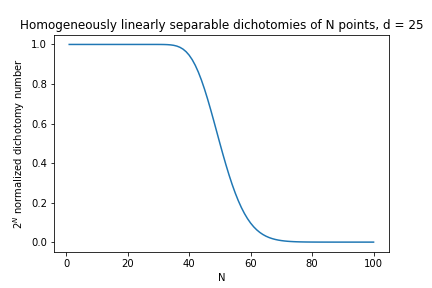

Reproduce this figure in Python.
import numpy as np
import scipy.special

import matplotlib.pyplot as plt


class FunctionCounting(object):   

    """Plot the number of homogeneously linearly separable dichotomies of N points 
    in general position in Euclidean d-space for d = 25 as a function of N. 
    Put N on the horizontal axis, and let N range from 1 to 100. 
    Normalise the vertical axis by the total number of dichotomies 2^N. 
    Hint: take care with how Cover defines the binomial coefficient

    Calculate the number of homogeneously linearly separable dichotomies 
    for given number of points N in Euclidean d-space following the equation (5) in 
    Geometrical and Statistical Properties of Systems of Linear Inequalities 
    with Applications in Pattern Recognition, IEEE Trans. 
    Electron. Comput., T. Cover, 1965.

    Since the calculated ones are very off, 
    a method with the default bionomial coefficients is also included.
    """

    def __init__(self, N_start, N_end, d):
        """Get the Ns and ks"""
        self.N_start = N_start
        self.N_end = N_end
        self.N_range = range(self.N_start, self.N_end+1)
        self.Ns = np.arange(self.N_start, self.N_end+1)
        self.d = d
        self.ks = np.arange(d)

    def get_coeff(self, s, k):
        """Get the binomial coefficients comprising (N, d) defined for
        all real s and integer k in equation 6"""
        # print("k = {0}".format(k))
        if k > 0:
            num = np.prod(s - np.arange(k))
            # print(s - np.arange(k), num, num/np.math.factorial(k))
            return num/np.math.factorial(k)
        elif k == 0:
            # print(s*(s+1), s*(s+1)/np.math.factorial(k))
            return s*(s+1)/np.math.factorial(k)
        else:
            print("The current version is not considering k < 0")

    def get_C(self, N):
        """Calculate the homogeneously linearly separable dichotomies 
        of N points in general position in Euclidean d-space
        in equation 5 with 2^N normalization"""
        return 2*np.sum(np.array([self.get_coeff(N-1, k) for k in self.ks]))/(2**N)

    def get_Cs(self):
        """Get the array of the homogeneously linearly separable dichotomies 
        of N points in general position in Euclidean d-space
        in equation 5"""
        return np.array([self.get_C(N) for N in self.Ns])

    def default_Cs(self):
        """Calculate the binomial coeffs with scipy bino"""
        return np.array([2*np.sum(np.array([scipy.special.binom(N-1, k) for k in np.arange(self.d)]))/2**N for N in self.N_range])
    
    def plot(self, ifdefault=True):
        """Plot the number of homogeneously linearly separable dichotomies of N points
        in general position in Euclidean d-space for as a function of N"""
        if ifdefault:
            Cs = self.default_Cs()
        else:
            Cs = self.get_Cs()
        plt.plot(self.Ns, Cs)
        plt.title("Homogeneously linearly separable dichotomies of N points, d = {0}".format(self.d))
        plt.xlabel("N")
        plt.ylabel("$2^N$ normalized dichotomy number")


FunctionCounting(1, 100, 25).plot(ifdefault=True)
# FunctionCounting(1, 100, 25).plot(ifdefault=False)
